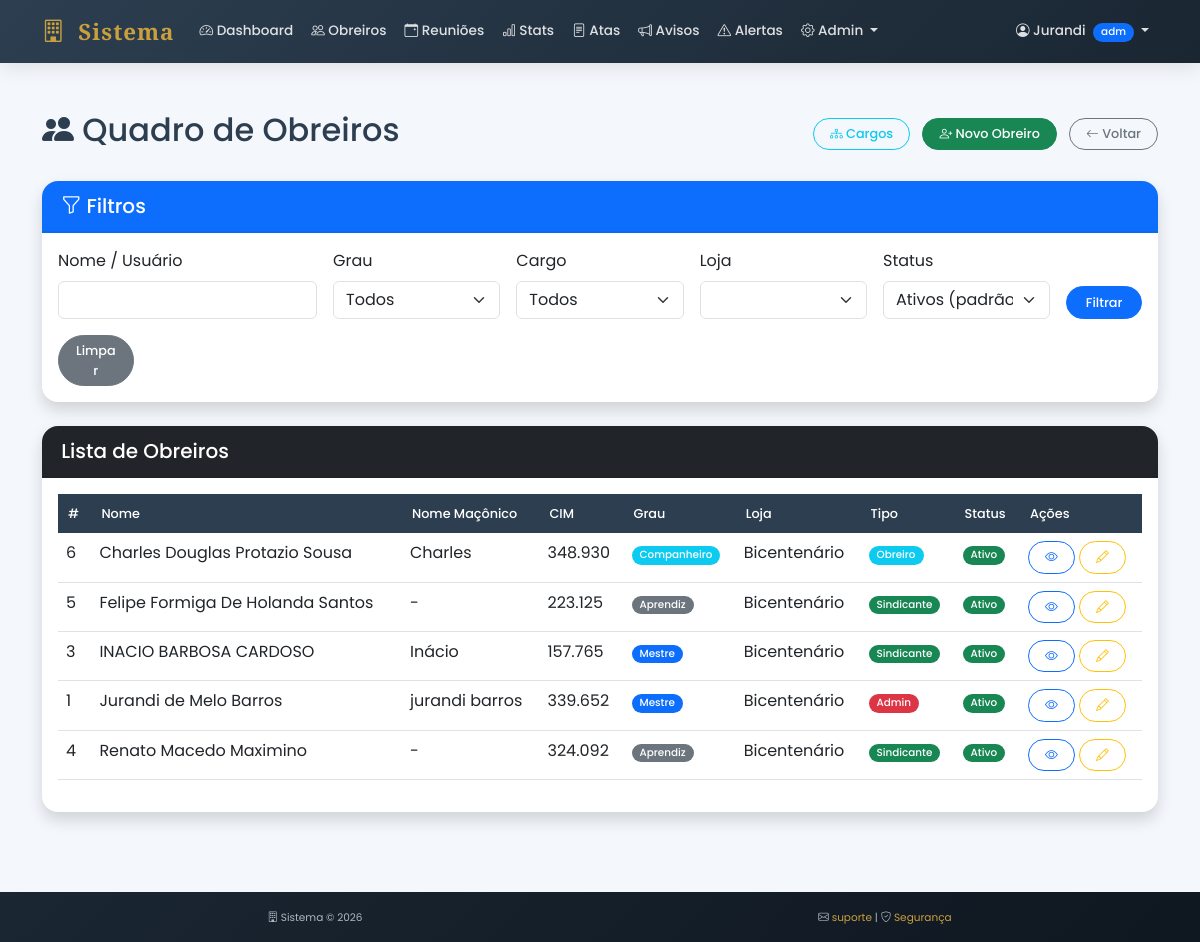
The page /obreiros (signed in) on the database as committed earlier.
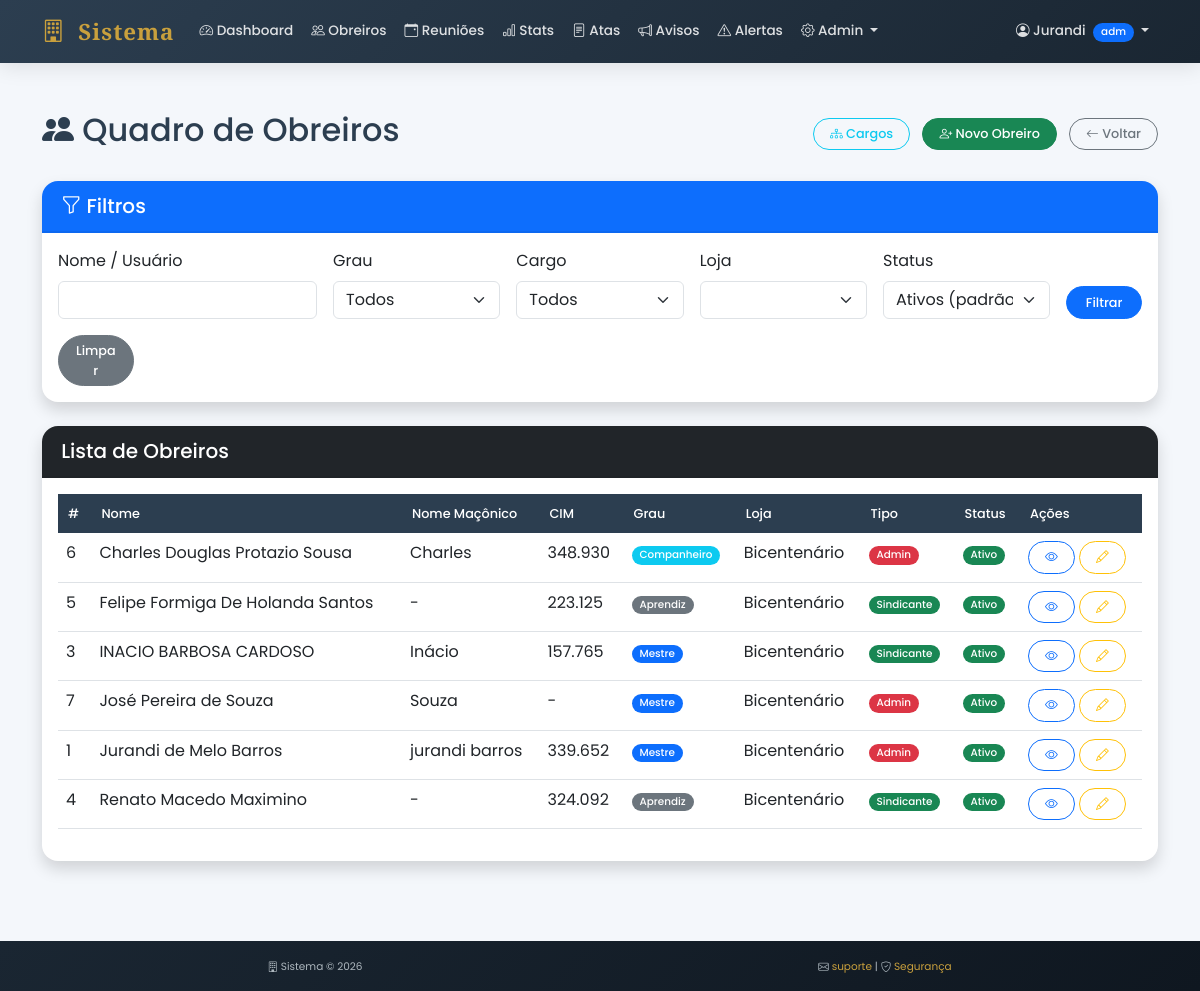
The same page on the database as committed later.
### tables this page shows
CREATE TABLE usuarios (
        id INTEGER PRIMARY KEY AUTOINCREMENT,
        usuario TEXT UNIQUE NOT NULL,
        senha_hash TEXT NOT NULL,
        tipo TEXT NOT NULL,
        data_cadastro TEXT NOT NULL,
        nome_completo TEXT,
        cim_numero TEXT,
        loja_nome TEXT,
        loja_numero TEXT,
        loja_orient TEXT,
        ativo INTEGER DEFAULT 1
    , nome_maconico TEXT, grau_atual INTEGER DEFAULT 1, data_iniciacao DATE, data_elevacao DATE, data_exaltacao DATE, telefone TEXT, email TEXT, endereco TEXT, foto TEXT);

### app.py (the view)
@app.route("/obreiros")
@login_required
def listar_obreiros():
    conn = get_db()
    cursor = conn.cursor()
    nome = request.args.get('nome', '').strip()
    grau = request.args.get('grau', '')
    cargo = request.args.get('cargo', '')
    loja = request.args.get('loja', '')
    status = request.args.get('status', '')
    query = """
        SELECT u.*, l.nome as loja_nome,
               CASE
                   WHEN u.grau_atual = 1 THEN 'Aprendiz'
                   WHEN u.grau_atual = 2 THEN 'Companheiro'
                   WHEN u.grau_atual = 3 THEN 'Mestre'
                   ELSE 'Não informado'
               END as grau_descricao,
               (SELECT COUNT(*) FROM ocupacao_cargos oc WHERE oc.obreiro_id = u.id AND oc.ativo = 1) as total_cargos
        FROM usuarios u
        LEFT JOIN lojas l ON u.loja_nome = l.nome
        WHERE 1=1
    """
    params = []
    if nome:
        query += " AND (u.nome_completo LIKE ? OR u.usuario LIKE ?)"
        params.extend([f"%{nome}%", f"%{nome}%"])
    if grau:
        query += " AND u.grau_atual = ?"
        params.append(grau)
    if cargo:
        query += " AND EXISTS (SELECT 1 FROM ocupacao_cargos oc WHERE oc.obreiro_id = u.id AND oc.cargo_id = ? AND oc.ativo = 1)"
        params.append(cargo)
    if loja:
        query += " AND u.loja_nome = ?"
        params.append(loja)
    if status:
        query += " AND u.ativo = ?"
        params.append(status)
    else:
        query += " AND u.ativo = 1"
    query += " ORDER BY u.nome_completo"
    cursor.execute(query, params)
    obreiros = cursor.fetchall()
    cursor.execute("SELECT DISTINCT grau_atual FROM usuarios WHERE grau_atual IS NOT NULL ORDER BY grau_atual")
    graus = cursor.fetchall()
    cursor.execute("SELECT id, nome FROM cargos WHERE ativo = 1 ORDER BY ordem")
    cargos_list = cursor.fetchall()
    cursor.execute("SELECT DISTINCT loja_nome FROM usuarios WHERE loja_nome IS NOT NULL ORDER BY loja_nome")
    lojas = cursor.fetchall()
    conn.close()
    return render_template("obreiros/lista.html",
                          obreiros=obreiros,
                          graus=graus,
                          cargos=cargos_list,
                          lojas=lojas,
                          filtros={'nome': nome, 'grau': grau, 'cargo': cargo, 'loja': loja, 'status': status})

### app.py (called while the page is built)
@app.context_processor
def inject_global():
    return {'datetime': datetime, 'now': datetime.now()}

def login_required(f):
    @wraps(f)
    def decorated_function(*args, **kwargs):
        if "usuario" not in session:
            flash("Faça login para acessar esta página", "warning")
            return redirect("/")
        return f(*args, **kwargs)
    return decorated_function

def get_db():
    conn = sqlite3.connect("banco.db")
    conn.row_factory = sqlite3.Row
    return conn

### templates/obreiros/lista.html (shortened to what the changed rows need)
{% extends "base.html" %}
{% block extra_css %}
<link rel="stylesheet" href="https://cdn.datatables.net/1.13.7/css/dataTables.bootstrap5.min.css">
{% endblock %}
{% block content %}
<div class="container-fluid py-4">
    <div class="container">
        <div class="d-flex justify-content-between align-items-center mb-4">
            <h2><i class="bi bi-people-fill"></i> Quadro de Obreiros</h2>
        </div>
        <div class="card shadow">
            <div class="card-body">
                <div class="table-responsive">
                    <table class="table table-hover" id="tabelaObreiros">
                        <thead>
                            <tr>
                                <th>#</th>
                                <th>Nome</th>
                                <th>Nome Maçônico</th>
                                <th>CIM</th>
                                <th>Grau</th>
                                <th>Loja</th>
                                {% if session.tipo == 'admin' %}
                                <th>Tipo</th>
                                <th>Status</th>
                                {% endif %}
                                <th>Ações</th>
                            </thead>
                        <tbody>
                            {% for o in obreiros %}
                            <tr>
                                <td>{{ o.id }}</td>
                                <td>{{ o.nome_completo or o.usuario }}</td>
                                <td>{{ o.nome_maconico or '-' }}</td>
                                <td>{{ o.cim_numero or '-' }}</td>
                                <td>
                                    {% if o.grau_atual == 3 %}
                                        <span class="badge bg-primary">Mestre</span>
                                    {% elif o.grau_atual == 2 %}
                                        <span class="badge bg-info">Companheiro</span>
                                    {% elif o.grau_atual == 1 %}
                                        <span class="badge bg-secondary">Aprendiz</span>
                                    {% else %}
                                        <span class="badge bg-light text-dark">-</span>
                                    {% endif %}
                                </td>
                                <td>{{ o.loja_nome or '-' }}</td>
                                {% if session.tipo == 'admin' %}
                                <td>
                                    {% if o.tipo == 'admin' %}
                                        <span class="badge bg-danger">Admin</span>
                                    {% elif o.tipo == 'sindicante' %}
                                        <span class="badge bg-success">Sindicante</span>
                                    {% else %}
                                        <span class="badge bg-info">Obreiro</span>
                                    {% endif %}
                                </td>
                                <td>
                                    {% if o.ativo == 1 %}
                                        <span class="badge bg-success">Ativo</span>
                                    {% else %}
                                        <span class="badge bg-secondary">Inativo</span>
                                    {% endif %}
                                </td>
                                {% endif %}
                                <td>
                                    <a href="/obreiros/{{ o.id }}" class="btn btn-sm btn-outline-primary">
                                        <i class="bi bi-eye"></i>
                                    </a>
                                    {% if session.tipo == 'admin' or session.user_id == o.id %}
                                    <a href="/obreiros/{{ o.id }}/editar" class="btn btn-sm btn-outline-warning">
                                        <i class="bi bi-pencil"></i>
                                    </a>
                                    {% endif %}
                                </td>
                            </tr>
                            {% endfor %}
                        </tbody>
                    </table>
                </div>
            </div>
        </div>
    </div>
</div>
{% endblock %}

Rows that differ between the two databases and show on the page:
changed usuarios "Charles Douglas Protazio Sousa": tipo "Obreiro" → "Admin"
added usuarios: id "7", nome_completo "José Pereira de Souza", nome_maconico "Souza", cim_numero "-", grau_atual "Mestre", loja_nome "Bicentenário", tipo "Admin", ativo "Ativo"
